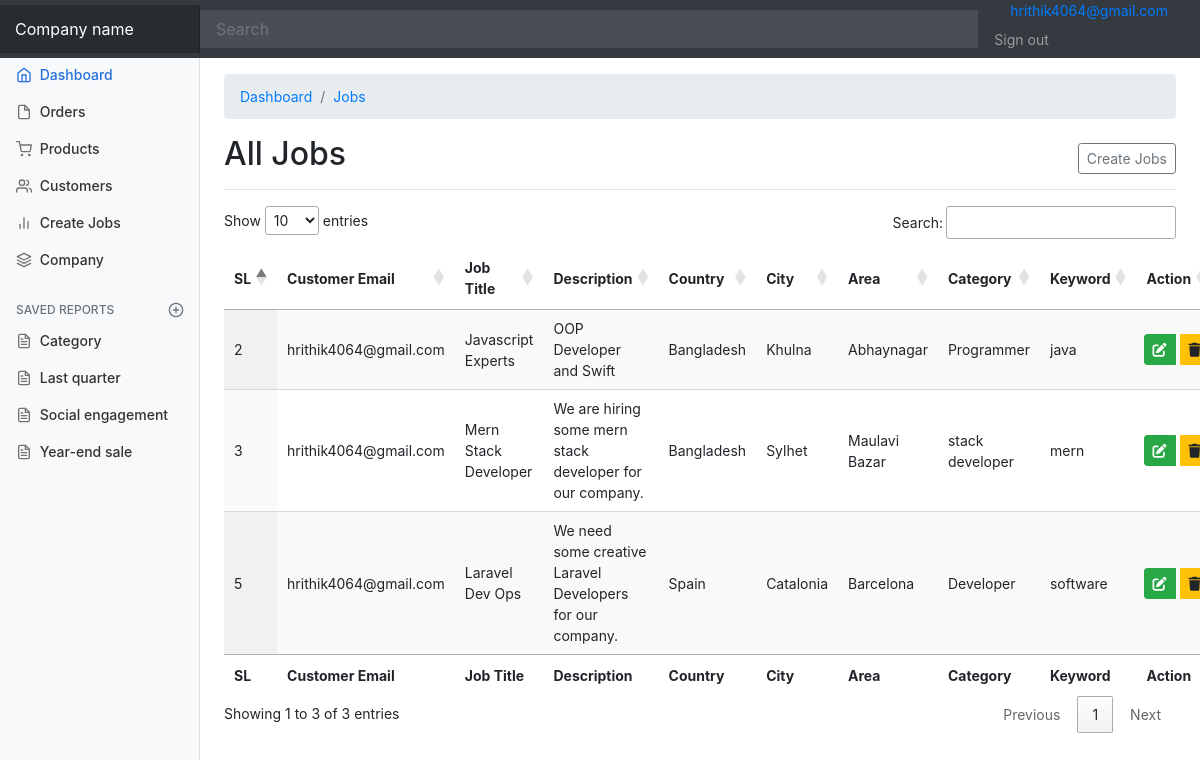
Page /admin/create-job.php (signed in) on the committed database.
### tables this page shows
CREATE TABLE `all_jobs` (
  `job_id` int(255) NOT NULL,
  `customer_email` varchar(255) NOT NULL,
  `job_title` varchar(255) NOT NULL,
  `description` varchar(255) NOT NULL,
  `country` varchar(255) NOT NULL,
  `city` varchar(255) NOT NULL,
  `area` varchar(255) NOT NULL,
  `keyword` varchar(111) NOT NULL,
  `category` varchar(111) NOT NULL
);

### admin/create-job.php (the view, shortened to what this page needs)
<!doctype html>
<html lang="en">
  <head>
  <?php  include('include/header.php'); ?>
  </head>
  <body>
    <nav class="navbar navbar-dark sticky-top bg-dark flex-md-nowrap p-0">
      <a class="navbar-brand col-sm-3 col-md-2 mr-0" href="admin_dashboard.php">Company name</a>
      <input class="form-control form-control-dark w-100" type="text" placeholder="Search" aria-label="Search">
      <ul class="navbar-nav px-3">
        <li class="nav-item text-nowrap">
        <a class="nav link px-3" href="" style="text-decoration:none color:white;"><?php echo $_SESSION['email']; ?></a>
          <a class="nav-link" href="logout.php">Sign out</a>
        </li>
      </ul>
    </nav>
    <div class="container-fluid">
      <div class="row">
      <?php include('include/sidebar.php'); ?>
        <main role="main" class="col-md-9 ml-sm-auto col-lg-10 pt-3 px-4">
        <nav aria-label="breadcrumb">
            <ol class="breadcrumb">
            <li class="breadcrumb-item"><a href="admin_dashboard.php">Dashboard</a></li>
            <li class="breadcrumb-item active" aria-current="page"><a href=""> Jobs</a></li>
           </ol>
          </nav>
          <div class="d-flex justify-content-between flex-wrap flex-md-nowrap align-items-center pb-2 mb-3 border-bottom">
          <h1 class="h2">All Jobs</h1>
            <div class="btn-toolbar mb-2 mb-md-0">
             <a href="add-create-job.php"> <button class="btn btn-sm btn-outline-secondary">
                Create Jobs
              </button>
             </a>
            </div>
          </div>
          <table id="example" class="display" style="width:100%">
        <thead>
            <tr>
                <th>SL</th>
                <th>Customer Email</th>
                <th>Job Title</th>
                <th>Description</th>
                <th>Country</th>
                <th>City</th>
                <th>Area</th>
                <th>Category</th>
                <th>Keyword</th>
                <th>Action</th>
            </tr>
        </thead>
        <tbody>
        <?php
            $query=mysqli_query($conn,"SELECT * FROM all_jobs WHERE customer_email='{$_SESSION['email']}' ");
            while($row=mysqli_fetch_array($query))
            {
          ?>
             <tr>
               <td><?php echo $row['job_id']; ?></td>
                <td><?php echo $row['customer_email'];?></td>
                <td><?php echo $row['job_title'];?></td>
                <td><?php echo $row['description'];?></td>
                <td><?php echo $row['country'];?></td>
                <td><?php echo $row['city'];?></td>
                <td><?php echo $row['area'];?></td>
                <td><?php echo $row['category'];?></td>
                <td><?php echo $row['keyword'];?></td>
                <td>
                  <div class="row">
                      <div class="btn-group">
                        <a href="job-edit.php?edit=<?php echo $row['job_id']; ?>" class="btn btn-success btn-sm"><i class="fa-solid fa-pen-to-square"></i></a>
                        <a href="job-delete.php?del=<?php echo $row['job_id']; ?>" class="btn btn-warning btn-sm ms-1"><i class="fa-solid fa-trash"></i></a>
                      </div>
                  </div>
                </td>
            </tr>
            <?php } ?>
        </tbody>
        <tfoot>
            <tr>
                <th>SL</th>
                <th>Customer Email</th>
                <th>Job Title</th>
                <th>Description</th>
                <th>Country</th>
                <th>City</th>
                <th>Area</th>
                <th>Category</th>
                <th>Keyword</th>
                <th>Action</th>
            </tr>
        </tfoot>
       </table>
        </main>
      </div>
    </div>
</body>
</html>

### admin/css/dashboard.css (style rules this page uses)
body { font-size: .875rem; }
.navbar-brand { padding-top: .75rem; padding-bottom: .75rem; font-size: 1rem; background-color: rgba(0, 0, 0, .25); box-shadow: inset -1px 0 0 rgba(0, 0, 0, .25); }
.navbar .form-control { padding: .75rem 1rem; border-width: 0; border-radius: 0; }
.form-control-dark { color: #fff; background-color: rgba(255, 255, 255, .1); border-color: rgba(255, 255, 255, .1); }

### rows in the picture
all_jobs: job_id "2", customer_email "hrithik4064@gmail.com", job_title "Javascript Experts", description "OOP Developer and Swift", country "Bangladesh", city "Khulna", area "Abhaynagar", category "Programmer", keyword "java"
all_jobs: job_id "3", customer_email "hrithik4064@gmail.com", job_title "Mern Stack Developer", description "We are hiring some mern stack developer for our company.", country "Bangladesh", city "Sylhet", area "Maulavi Bazar", category "stack developer", keyword "mern"
all_jobs: job_id "5", customer_email "hrithik4064@gmail.com", job_title "Laravel Dev Ops", description "We need some creative Laravel Developers for our company.", country "Spain", city "Catalonia", area "Barcelona", category "Developer", keyword "software"

### other values in the picture
$_SESSION['email'] "hrithik4064@gmail.com"
